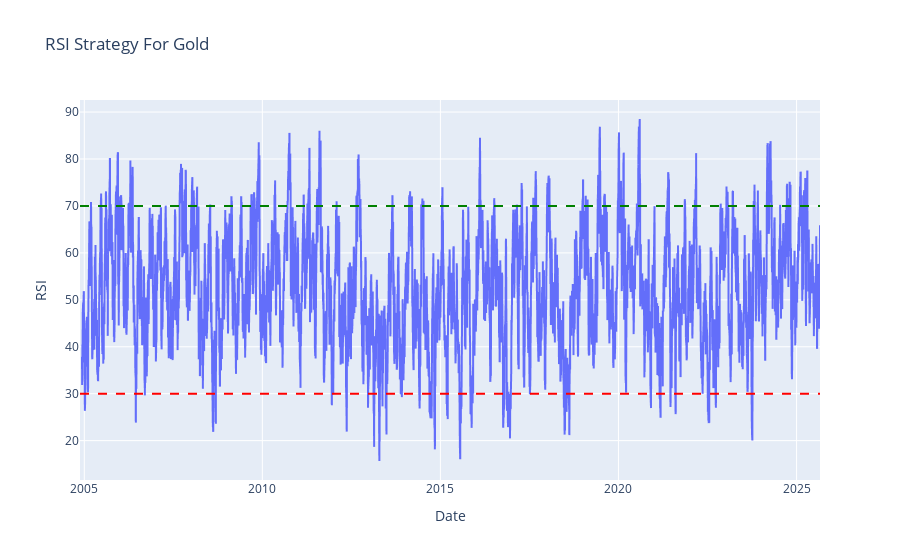

This figure's notebook cell:
### Code cell
gld['RSI'] = calculate_rsi(gld)
fig = px.line(gld, x="Date", y="RSI", title="RSI Strategy For Gold")
fig.add_hline(y=30, line_dash="dash", line_color="red")
fig.add_hline(y=70, line_dash="dash", line_color="green")
fig.show()

### Figure 1 — Plotly figure (JSON) as saved in the notebook; plotly's stock layout.template omitted (floating-point values rounded to 4 significant figures; data arrays with more than 128 entries replaced by an {"elided": "..."} marker saying what was removed)
{"data": [{"hovertemplate": "Date=%{x}<br>RSI=%{y}<extra></extra>", "legendgroup": "", "line": {"color": "#636efa", "dash": "solid"}, "marker": {"symbol": "circle"}, "mode": "lines", "name": "", "showlegend": false, "x": {"elided": "5228 str values"}, "xaxis": "x", "y": {"elided": "5228 float values"}, "yaxis": "y", "type": "scattergl"}], "layout": {"xaxis": {"anchor": "y", "domain": [0.0, 1.0], "title": {"text": "Date"}}, "yaxis": {"anchor": "x", "domain": [0.0, 1.0], "title": {"text": "RSI"}}, "legend": {"tracegroupgap": 0}, "title": {"text": "RSI Strategy For Gold"}, "shapes": [{"line": {"color": "red", "dash": "dash"}, "type": "line", "x0": 0, "x1": 1, "xref": "x domain", "y0": 30, "y1": 30, "yref": "y"}, {"line": {"color": "green", "dash": "dash"}, "type": "line", "x0": 0, "x1": 1, "xref": "x domain", "y0": 70, "y1": 70, "yref": "y"}]}}
